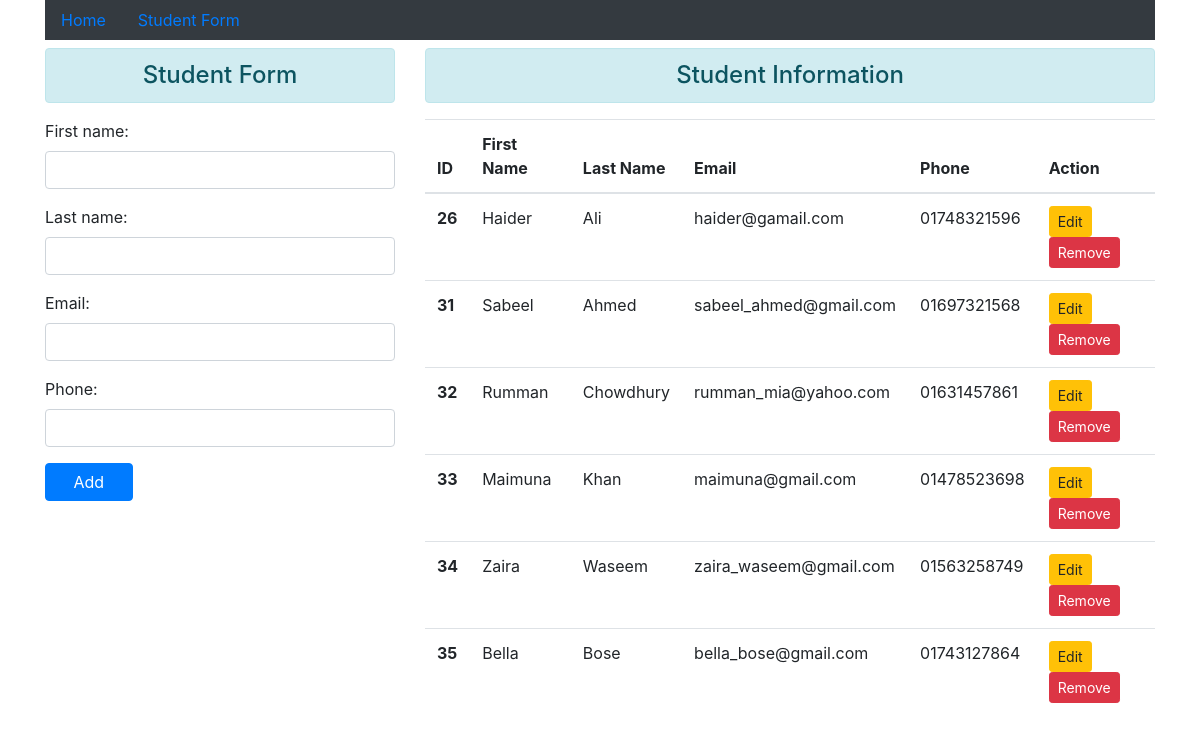
The app's page /main/student_form/, older data.
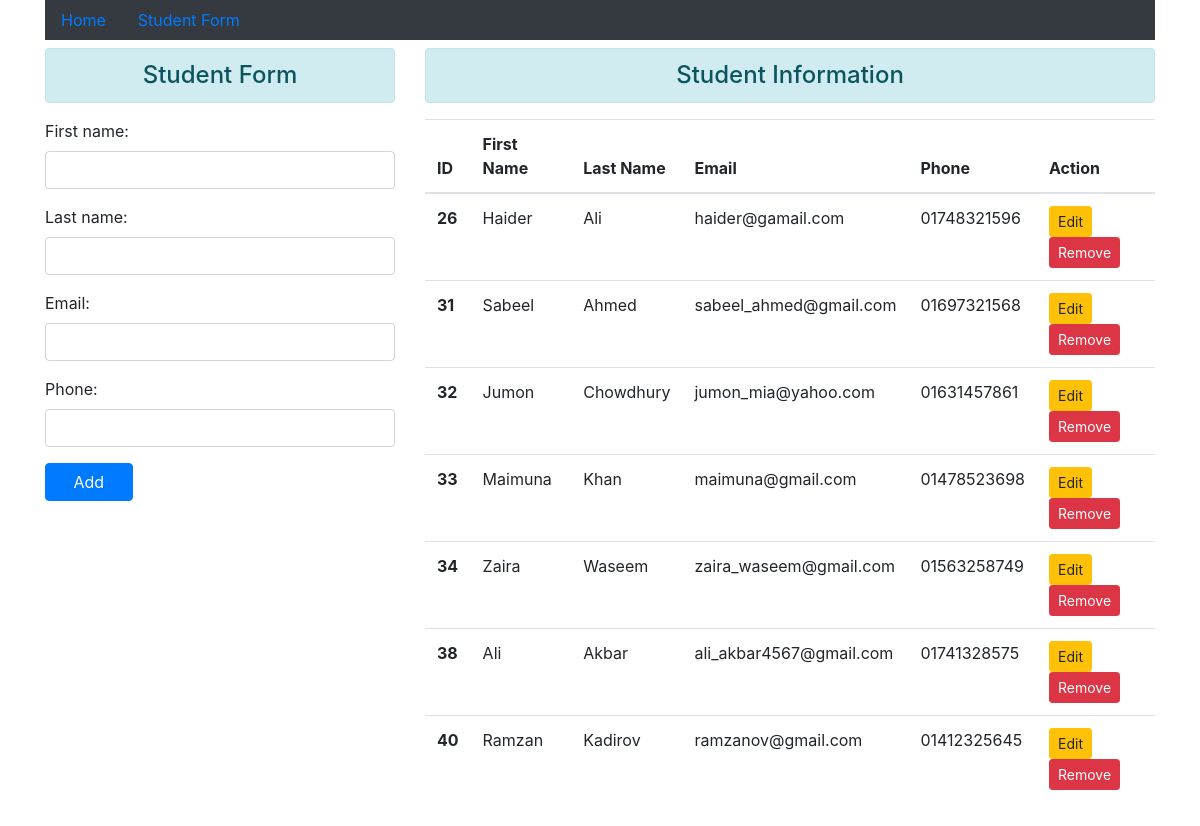
The same page, newer data.
### main/models.py (models this page shows)
class Student(models.Model):
    first_name = models.CharField(max_length=50)
    last_name = models.CharField(max_length=50)
    email = models.EmailField()
    phone = models.CharField(max_length=11)

### main/views.py (the view)
# urls.py: path('student_form/', views.student_form, name='student_form'),
def student_form(request):
    if request.method == 'POST':
        fm = StudentRegistration(request.POST)
        if fm.is_valid():
            f_name = fm.cleaned_data['first_name']
            l_name = fm.cleaned_data['last_name']
            email = fm.cleaned_data['email']
            phone = fm.cleaned_data['phone']
            record = Student(first_name=f_name, last_name=l_name, email=email, phone=phone)
            record.save()
            fm = StudentRegistration()
    else:
        fm = StudentRegistration()
    students = Student.objects.all()
    return render(request, 'main/student_form.html', {'form':fm, 'students':students})

### main/forms.py
class StudentRegistration(forms.ModelForm):
    class Meta:
        model = Student
        fields = ['first_name', 'last_name', 'email', 'phone']
        widgets = {
            'first_name' : forms.TextInput(attrs={'class':'form-control'}),
            'last_name' : forms.TextInput(attrs={'class':'form-control'}),
            'email' : forms.TextInput(attrs={'class':'form-control'}),
            'phone' : forms.TextInput(attrs={'class':'form-control'}),
        }

### templates/main/student_form.html (shortened to what this page needs)
{% extends 'main/base.html' %}
{% block body %}
    <div class="row my-2">
        <div class="col-md-4">
            <h4 class="text-center alert alert-info">Student Form</h4>
            <form action="" method="POST">
                {{form.as_p}}
                <input type="submit" class="btn btn-primary col-md-3" value="Add">
            </form>
        </div>
        <div class="col-md-8">
            <h4 class="text-center alert alert-info">Student Information</h4>
            {% if students %}
                <table class="table table-hover">
                    <thead>
                    <tr>
                        <th scope="col">ID</th>
                        <th scope="col">First Name</th>
                        <th scope="col">Last Name</th>
                        <th scope="col">Email</th>
                        <th scope="col">Phone</th>
                        <th scope="col">Action</th>
                    </tr>
                    </thead>
                    <tbody>
                        {% for st in students %}
                            <tr>
                                <th scope="row">{{st.id}}</th>
                                <td>{{st.first_name}}</td>
                                <td>{{st.last_name}}</td>
                                <td>{{st.email}}</td>
                                <td>{{st.phone}}</td>
                                <td>
                                    <a href="{% url 'update_data' st.id %}" class="btn btn-warning btn-sm">Edit</a>
                                    <form action="{% url 'delete_data' st.id %}" method="POST" class="d-inline"> {% csrf_token %}
                                        <input type="submit" class="btn btn-danger btn-sm" value="Remove">
                                    </form>
                                </td>
                            </tr>
                        {% endfor %}
                    </tbody>
                </table>
            {% else %}
                <h6 class="text-center alert alert-danger">No records</h6>
            {% endif %}
        </div>
    </div>
{% endblock %}

### templates/main/base.html (shortened to what this page needs)
<!DOCTYPE html>
<html lang="en">
<head>
    <link rel="stylesheet" href="https://cdn.jsdelivr.net/npm/bootstrap@4.6.1/dist/css/bootstrap.min.css">
</head>
<body class="container">
    <nav class="nav bg-dark">
        <a class="nav-link" href="/main">Home</a>
        <a class="nav-link" href="/main/student_form">Student Form</a>
    </nav>
    {% block body %}
    {% endblock %}
</body>
</html>

Row changes from the older to the newer data that the page shows:
removed Student: id "35", first_name "Bella", last_name "Bose", email "bella_bose@gmail.com", phone "01743127864"
changed Student "Chowdhury": first_name "Rumman" → "Jumon"; email "rumman_mia@yahoo.com" → "jumon_mia@yahoo.com"
added Student: id "38", first_name "Ali", last_name "Akbar", email "ali_akbar4567@gmail.com", phone "01741328575"
added Student: id "40", first_name "Ramzan", last_name "Kadirov", email "ramzanov@gmail.com", phone "01412325645"
